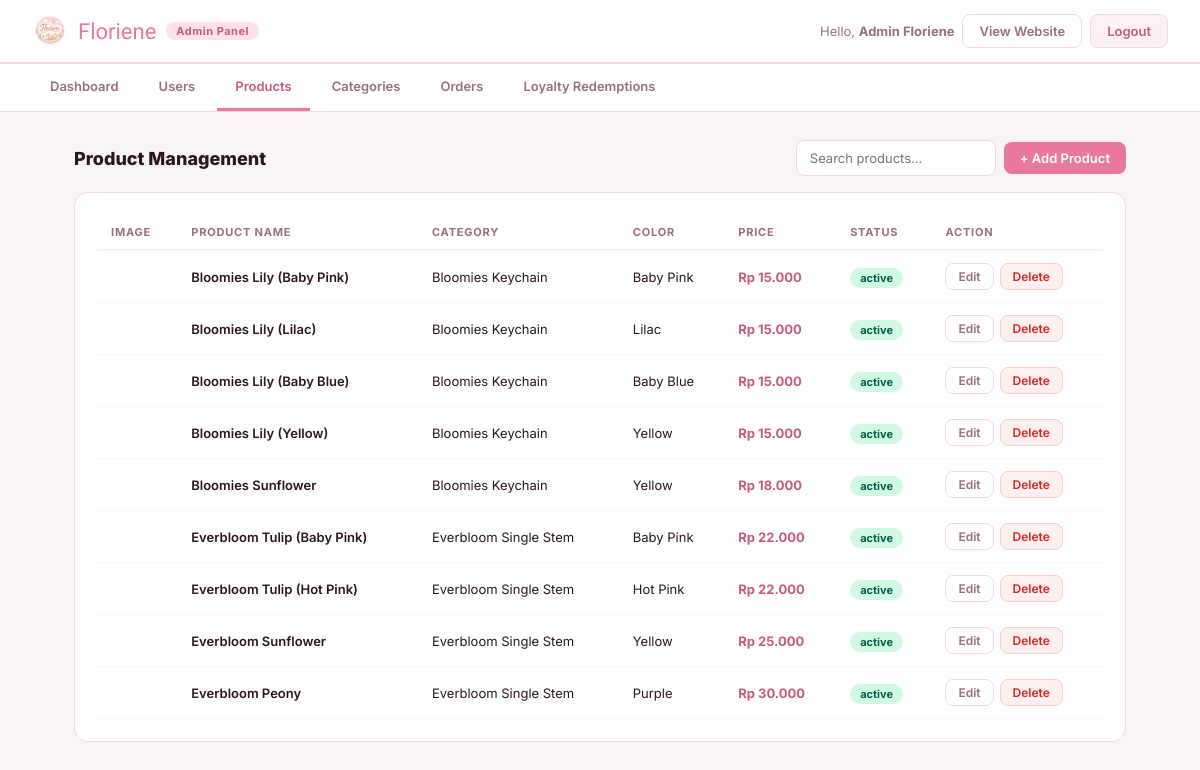
The app's page /admin.php?section=products (signed in), older data.
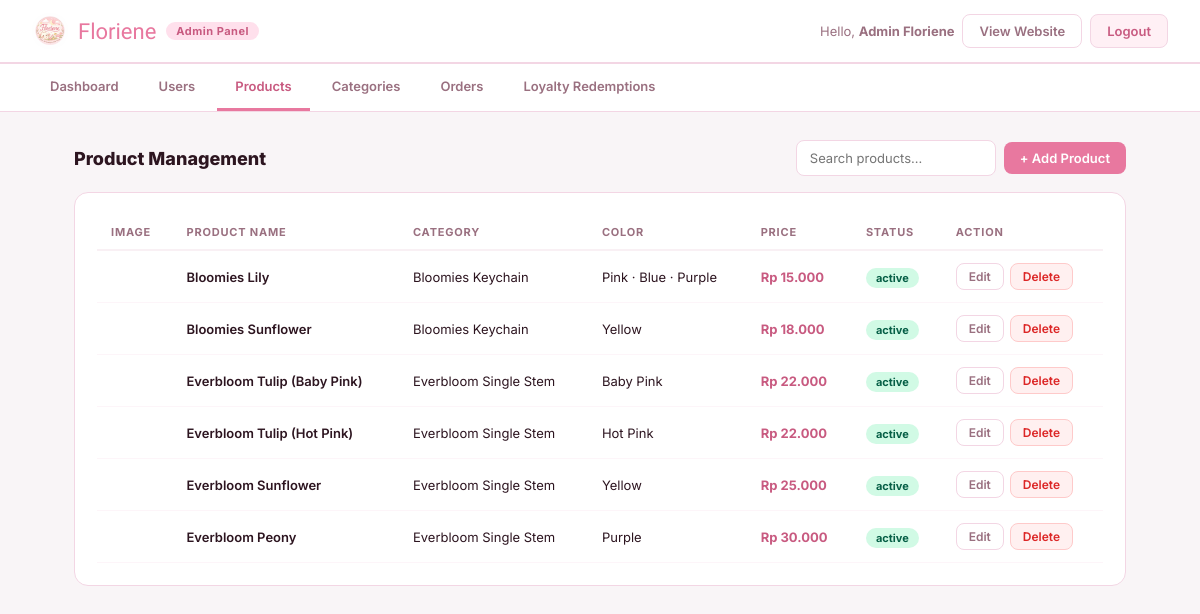
The same page, newer data.
### tables this page shows
CREATE TABLE IF NOT EXISTS produk (
    id_produk INT AUTO_INCREMENT PRIMARY KEY,
    nama_produk VARCHAR(255) NOT NULL,
    deskripsi_produk TEXT,
    harga DECIMAL(10, 2) NOT NULL,
    warna VARCHAR(100),
    status ENUM('active', 'inactive') DEFAULT 'active',
    url_foto_produk VARCHAR(500),
    id_kategori INT,
    created_at TIMESTAMP DEFAULT CURRENT_TIMESTAMP,
    FOREIGN KEY (id_kategori) REFERENCES kategori(id_kategori) ON DELETE SET NULL,
    INDEX idx_nama (nama_produk),
    INDEX idx_status (status),
    INDEX idx_kategori (id_kategori)
);

CREATE TABLE IF NOT EXISTS kategori (
    id_kategori INT AUTO_INCREMENT PRIMARY KEY,
    nama VARCHAR(255) NOT NULL,
    deskripsi TEXT,
    created_at TIMESTAMP DEFAULT CURRENT_TIMESTAMP,
    INDEX idx_nama (nama)
);

### admin.php (the view, shortened to what this page needs)
<?php
include 'php/db.php';
$section = $_GET['section'] ?? 'dashboard';
$users = $produk = $kategori = $pesanan = [];
if ($section === 'products') {
    $res = $conn->query("SELECT p.*, k.nama AS nama_kategori FROM produk p LEFT JOIN kategori k ON p.id_kategori=k.id_kategori ORDER BY p.created_at DESC");
    while ($r = $res->fetch_assoc())
        $produk[] = $r;
}
function rupiah($n)
{
    return 'Rp ' . number_format($n, 0, ',', '.');
}
function badge($s)
{
    $map = [
        'pending' => 'b-yellow',
        'processing' => 'b-blue',
        'completed' => 'b-green',
        'cancelled' => 'b-red',
        'ADMIN' => 'b-pink',
        'CUSTOMER' => 'b-purple',
        'active' => 'b-green',
        'inactive' => 'b-gray',
    ];
    return '<span class="badge ' . ($map[$s] ?? 'b-gray') . '">' . htmlspecialchars($s) . '</span>';
}
?>
<!DOCTYPE html>
<html lang="id">
<head>
    <script src="https://cdn.tailwindcss.com"></script>
    <link rel="stylesheet" href="css/admin.css">
</head>
<body>
    <div class="header">
        <div class="header-logo">
            <img src="img/logo.jpeg" alt="Floriene">
            <span class="brand">Floriene</span>
            <span class="role-tag">Admin Panel</span>
        </div>
        <div class="header-right">
            <span style="font-size:13px;color:#9a7080;">Hello,
                <strong><?= htmlspecialchars($_SESSION['nama']) ?></strong></span>
            <a href="index.html" target="_blank">View Website</a>
            <a href="php/auth.php?aksi=logout" class="btn-logout">Logout</a>
        </div>
    </div>
    <nav class="nav">
        <a href="admin.php?section=dashboard" class="<?= $section === 'dashboard' ? 'active' : '' ?>">Dashboard</a>
        <a href="admin.php?section=users" class="<?= $section === 'users' ? 'active' : '' ?>">Users</a>
        <a href="admin.php?section=products" class="<?= $section === 'products' ? 'active' : '' ?>">Products</a>
        <a href="admin.php?section=categories" class="<?= $section === 'categories' ? 'active' : '' ?>">Categories</a>
        <a href="admin.php?section=orders" class="<?= $section === 'orders' ? 'active' : '' ?>">Orders</a>
        <a href="admin.php?section=loyalties" class="<?= $section === 'loyalties' ? 'active' : '' ?>">Loyalty Redemptions</a>
    </nav>
    <div class="main">
        <?php if ($section === 'products'): ?>
            <div class="sec-head">
                <h2>Product Management</h2>
                <div class="sec-head-right">
                    <input type="text" class="input input-search" placeholder="Search products..."
                        oninput="cariTabel(this,'tbody-produk')">
                    <button class="btn btn-pink" onclick="bukaModal('modal-tambah-produk')">+ Add Product</button>
                </div>
            </div>
            <div class="card">
                <div class="table-wrap">
                    <table>
                        <thead>
                            <tr>
                                <th>Image</th>
                                <th>Product Name</th>
                                <th>Category</th>
                                <th>Color</th>
                                <th>Price</th>
                                <th>Status</th>
                                <th>Action</th>
                            </tr>
                        </thead>
                        <tbody id="tbody-produk">
                            <?php if (empty($produk)): ?>
                                <tr>
                                    <td colspan="7" class="empty">No products yet.</td>
                                </tr>
                            <?php else: ?>
                                <?php foreach ($produk as $p): ?>
                                    <tr>
                                        <td>
                                        </td>
                                        <td style="font-weight:600;"><?= htmlspecialchars($p['nama_produk']) ?></td>
                                        <td><?= htmlspecialchars($p['nama_kategori'] ?? '-') ?></td>
                                        <td><?= htmlspecialchars($p['warna'] ?? '-') ?></td>
                                        <td style="font-weight:700;color:#c85a80;"><?= rupiah($p['harga']) ?></td>
                                        <td><?= badge($p['status']) ?></td>
                                        <td style="display:flex;gap:6px;">
                                            <button class="btn btn-sm btn-outline"
                                                onclick='isiEditProduk(<?= htmlspecialchars(json_encode($p)) ?>)'>Edit</button>
                                            <form method="POST" action="php/produk.php" style="margin:0;"
                                                onsubmit="return confirm('Delete this product?')">
                                                <button type="submit" class="btn btn-sm btn-danger">Delete</button>
                                            </form>
                                        </td>
                                    </tr>
                                <?php endforeach; ?>
                            <?php endif; ?>
                        </tbody>
                    </table>
                </div>
            </div>
        <?php endif; ?>
    </div>
</body>
</html>

### css/admin.css (style rules this page uses)
* { margin: 0; padding: 0; box-sizing: border-box; }
body { font-family: "Inter", sans-serif; background: #f9f5f7; color: #2d1520; min-height: 100vh; }
.header { background: #fff; border-bottom: 2px solid #f3d6e4; padding: 0 32px; display: flex; align-items: center; justify-content: space-between; height: 64px; position: sticky; top: 0; z-index: 100; }
.header-logo { display: flex; align-items: center; gap: 10px; }
.header-logo img { width: 36px; height: 36px; border-radius: 50%; object-fit: cover; }
.header-logo .brand { font-family: "Dancing Script", cursive; font-size: 22px; color: #e8789f; }
.header-logo .role-tag { background: #ffe0ec; color: #c85a80; font-size: 11px; font-weight: 700; padding: 2px 10px; border-radius: 20px; letter-spacing: 0.5px; }
.header-right { display: flex; align-items: center; gap: 8px; }
.header-right a { text-decoration: none; font-size: 13px; font-weight: 600; padding: 8px 16px; border-radius: 8px; border: 1.5px solid #f3d6e4; color: #9a7080; transition: background 0.2s; }
.header-right .btn-logout { background: #fff0f5; color: #c85a80; border-color: #f3d6e4; }
.nav { background: #fff; border-bottom: 1px solid #f3d6e4; padding: 0 32px; display: flex; gap: 4px; overflow-x: auto; }
.nav a { text-decoration: none; display: block; padding: 14px 18px; font-size: 13px; font-weight: 600; color: #9a7080; border-bottom: 3px solid transparent; white-space: nowrap; transition: all 0.2s; }
.nav a.active { color: #c85a80; border-bottom-color: #e8789f; }
.main { max-width: 1100px; margin: 0 auto; padding: 28px 24px; }
.card { background: #fff; border-radius: 14px; padding: 22px; border: 1px solid #f3d6e4; }
.sec-head { display: flex; align-items: center; justify-content: space-between; margin-bottom: 16px; flex-wrap: wrap; gap: 10px; }
.sec-head h2 { font-size: 18px; font-weight: 800; color: #2d1520; }
.sec-head-right { display: flex; gap: 8px; align-items: center; flex-wrap: wrap; }
.table-wrap { overflow-x: auto; }
table { width: 100%; border-collapse: collapse; }
thead th { font-size: 11px; font-weight: 700; color: #9a7080; text-transform: uppercase; letter-spacing: 0.8px; padding: 10px 14px; text-align: left; border-bottom: 2px solid #f9f0f4; white-space: nowrap; }
tbody tr { border-bottom: 1px solid #fdf5f9; transition: background 0.15s; }
tbody td { padding: 12px 14px; font-size: 13px; vertical-align: middle; }
.badge { padding: 3px 10px; border-radius: 20px; font-size: 11px; font-weight: 700; white-space: nowrap; }
.b-green { background: #d1fae5; color: #065f46; }
.btn { display: inline-flex; align-items: center; gap: 5px; padding: 8px 16px; border-radius: 8px; font-size: 13px; font-weight: 600; border: none; cursor: pointer; font-family: "Inter", sans-serif; transition: opacity 0.2s; text-decoration: none; }
.btn-pink { background: #e8789f; color: #fff; }
.btn-outline { background: #fff; color: #9a7080; border: 1.5px solid #f3d6e4; }
.btn-danger { background: #fff0f0; color: #dc2626; border: 1.5px solid #fecaca; }
.btn-sm { padding: 5px 12px; font-size: 12px; }
.input { padding: 9px 13px; border: 1.5px solid #f3d6e4; border-radius: 8px; font-size: 13px; font-family: "Inter", sans-serif; color: #2d1520; outline: none; background: #fff; transition: border-color 0.2s; }
.input-search { width: 200px; }

Row changes from the older to the newer data that the page shows:
removed produk: nama_produk "Bloomies Lily (Lilac)", id_kategori.nama "Bloomies Keychain", warna "Lilac", harga "Rp 15.000", status "active"
removed produk: nama_produk "Bloomies Lily (Baby Blue)", id_kategori.nama "Bloomies Keychain", warna "Baby Blue", harga "Rp 15.000", status "active"
removed produk: nama_produk "Bloomies Lily (Yellow)", id_kategori.nama "Bloomies Keychain", warna "Yellow", harga "Rp 15.000", status "active"
changed produk "Rp 15.000": nama_produk "Bloomies Lily (Baby Pink)" → "Bloomies Lily"; warna "Baby Pink" → "Pink · Blue · Purple"
